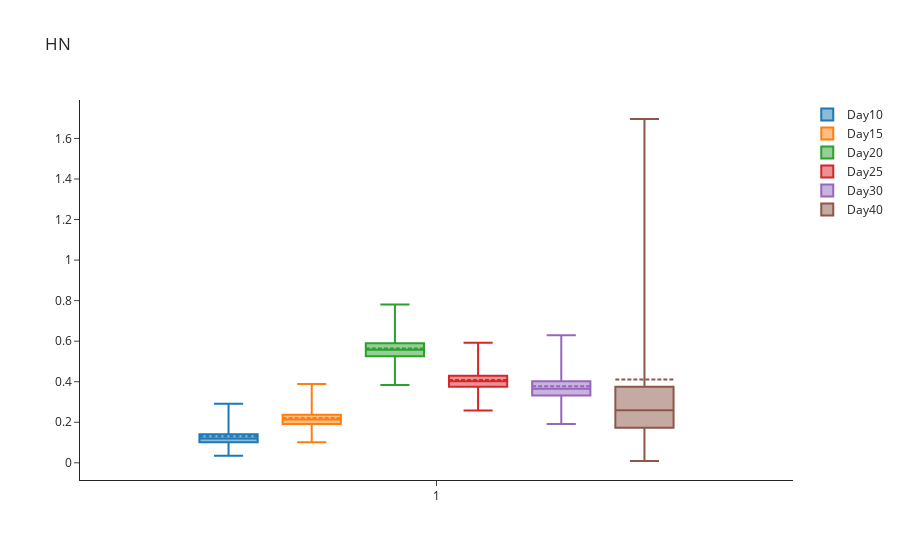

This figure's notebook cell:
### Code cell
# Create list of names for x-axis and traces
trace_name = ['Day{}'.format(x) for x in chosen_times]

# Sort results
intervals_chosen.sort_values(by=['Time Points'], inplace=True)

# Plot (box plot for inference)
fig = go.Figure()

for i in range(len(trace_name)):
    fig.add_trace(
        go.Box(
            mean=intervals_chosen.loc[intervals_chosen['Central Probability']==0]['Mean'][i:(i+1)],
            median=intervals_chosen.loc[intervals_chosen['Central Probability']==0]['Lower bound CI'][i:(i+1)],
            q1=intervals_chosen.loc[intervals_chosen['Central Probability']==0.25]['Lower bound CI'][i:(i+1)],
            q3=intervals_chosen.loc[intervals_chosen['Central Probability']==0.25]['Upper bound CI'][i:(i+1)],
            upperfence=intervals_chosen.loc[intervals_chosen['Central Probability']==0.95]['Upper bound CI'][i:(i+1)],
            lowerfence=intervals_chosen.loc[intervals_chosen['Central Probability']==0.95]['Lower bound CI'][i:(i+1)],
            x=['1'],
            name=trace_name[i]
        )
    )
fig.update_layout(template='simple_white', boxmode='group', title='HN')

fig.show()

### Figure 1 — Plotly figure (JSON) as saved in the notebook; plotly's stock layout.template omitted (floating-point values rounded to 4 significant figures)
{"data": [{"lowerfence": [0.03531], "mean": [0.1313], "median": [0.12], "name": "Day10", "q1": [0.1011], "q3": [0.1412], "type": "box", "upperfence": [0.2918], "x": ["1"]}, {"lowerfence": [0.1011], "mean": [0.2217], "median": [0.2134], "name": "Day15", "q1": [0.1911], "q3": [0.2373], "type": "box", "upperfence": [0.3893], "x": ["1"]}, {"lowerfence": [0.3832], "mean": [0.5638], "median": [0.5574], "name": "Day20", "q1": [0.526], "q3": [0.5902], "type": "box", "upperfence": [0.7804], "x": ["1"]}, {"lowerfence": [0.2579], "mean": [0.408], "median": [0.402], "name": "Day25", "q1": [0.3755], "q3": [0.4296], "type": "box", "upperfence": [0.5927], "x": ["1"]}, {"lowerfence": [0.1918], "mean": [0.3775], "median": [0.3658], "name": "Day30", "q1": [0.332], "q3": [0.4021], "type": "box", "upperfence": [0.6297], "x": ["1"]}, {"lowerfence": [0.00897], "mean": [0.4114], "median": [0.2592], "name": "Day40", "q1": [0.1727], "q3": [0.375], "type": "box", "upperfence": [1.696], "x": ["1"]}], "layout": {"boxmode": "group", "title": {"text": "HN"}}}
